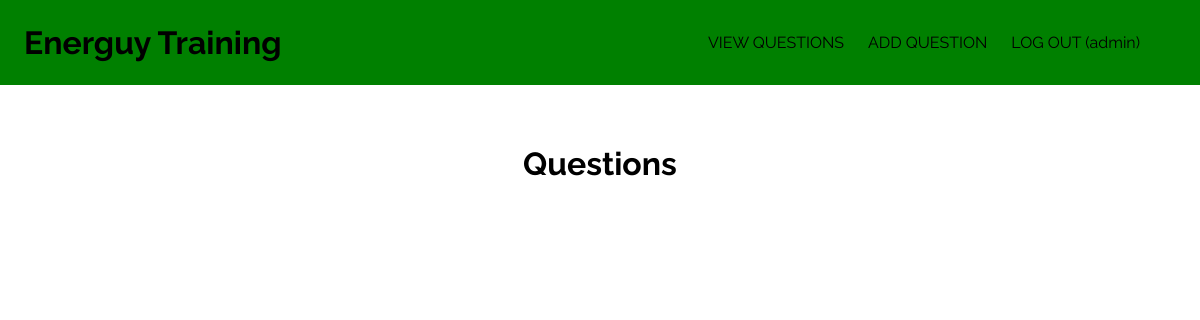
The page /questions (signed in) on the database as committed earlier.
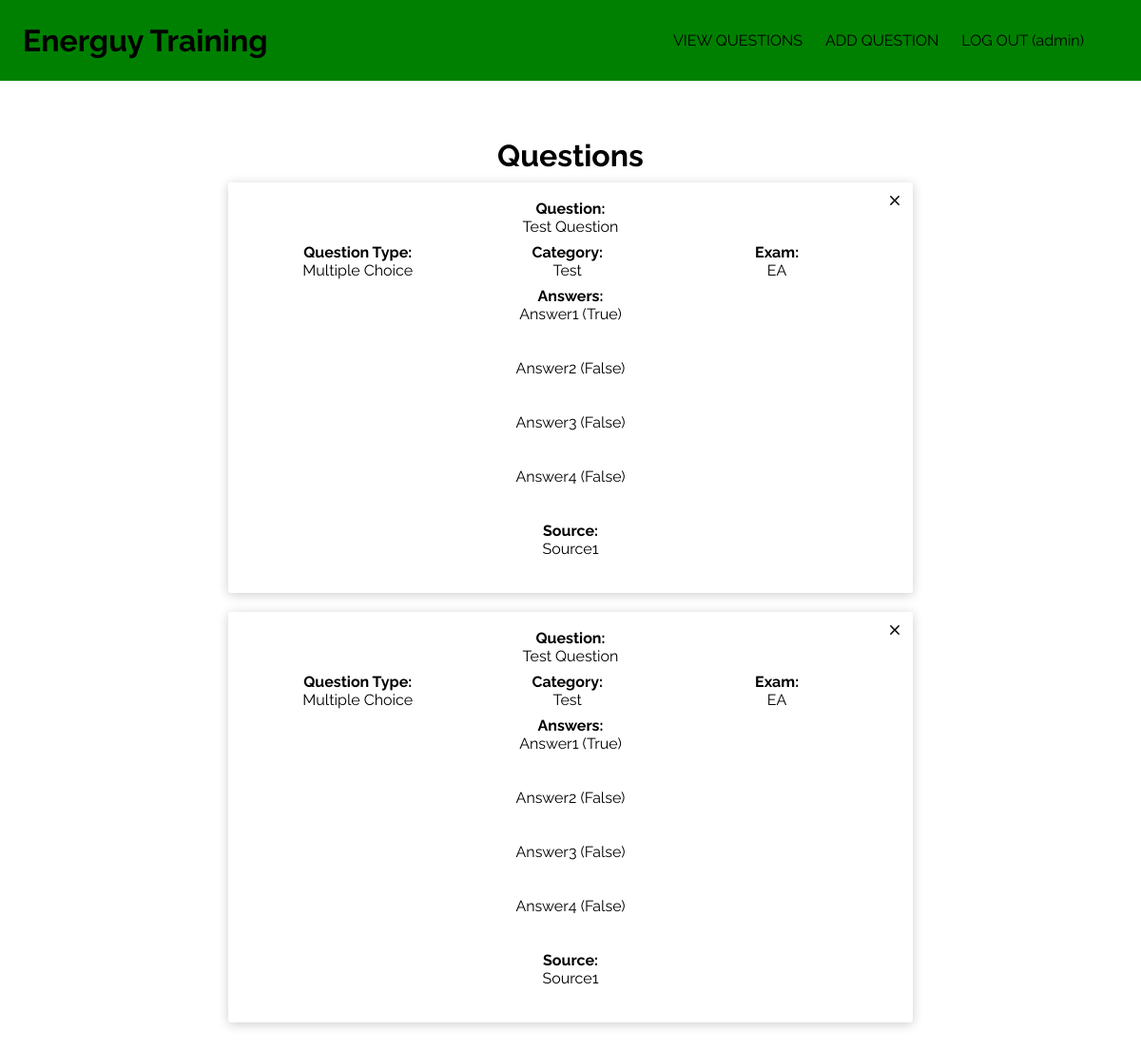
The same page on the database as committed later.
### package/models.py (models this page shows, shortened)
class User(db.Model, UserMixin):
  __tablename__ = 'Users'
  id = db.Column(db.Integer, primary_key=True)
  username = db.Column(db.String(1000), unique=True, nullable=False)
  password = db.Column(db.String(1000), nullable=False)

class Question(db.Model):
  __tablename__ = 'Questions'
  id = db.Column(db.Integer, primary_key=True)
  exam = db.Column(db.String(1000), nullable=False)
  category = db.Column(db.String(1000), nullable=False)
  question = db.Column(db.String(1000), nullable=False)
  question_type = db.Column(db.String(1000), nullable=False)
  question_image = db.Column(db.String(1000), nullable=True)
  answer_1 = db.Column(db.String(2000), nullable=False)
  answer_2 = db.Column(db.String(2000), nullable=False)
  answer_3 = db.Column(db.String(2000), nullable=False)
  answer_4 = db.Column(db.String(2000), nullable=False)
  answers = db.Column(db.String(12000), nullable=False)
  source = db.Column(db.String(1000), nullable=False)

### package/routes.py (the view)
@app.route('/questions', methods=['GET', 'POST'])
@login_required
def questions():
  questions = Question.query.all()
  return render_template('questions.html', title = 'Questions', questions=questions)

### package/__init__.py (called while the page is built)
@login_manager.user_loader
def load_user(user_id):
  return User.query.get(int(user_id))

### package/templates/questions.html (shortened to what this page needs)
{% extends 'base.html' %}
{% block content %}
  <h1>Questions</h1>
  {% for question in questions %}
    <div class="card">
      <div class="questions">
        <div>
          <h4>Question:</h4>
          <p>{{ question.question }}</p>
        </div>
        <div class="types">
          <div>
            <h4>Question Type:</h4>
            <p>{{ question.question_type }}</p>
          </div>
          <div>
            <h4>Category:</h4>
            <p>{{ question.category }}</p>
          </div>
          <div>
            <h4>Exam:</h4>
            <p>{{ question.exam}}</p>
          </div>
        </div>
      </div>
      <div class="answers">
        <h4>Answers:</h4>
        <p>{{ question.answer_1 }}</p><br><p>{{ question.correct_1 }}</p><br>
        <p>{{ question.answer_2 }}</p><br><p>{{ question.correct_2 }}</p><br>
        <p>{{ question.answer_3 }}</p><br><p>{{ question.correct_3 }}</p><br>
        <p>{{ question.answer_4 }}</p><br><p>{{ question.correct_4 }}</p><br>
        <h4>Source:</h4>
        <p>{{ question.source }}</p>
        <br>
      </div>
      <a class="close" href="/delete/{{ question.id }}">
        <img src="{{ url_for('static', filename='icons/close.svg') }}">
      </a>
    </div>
  {% endfor %}
{% endblock content %}

### package/templates/base.html (shortened to what this page needs)
<!DOCTYPE html>
<html>
  <head>
    <link rel='stylesheet' type='text/css' href="{{ url_for('static', filename='style.css') }}">
  </head>
  <body>
    <header>
      <div class="logo">
        <a href="{{ url_for('home') }}">
          <h1>Energuy Training</h1>
        </a>
      </div>
      <div class="nav">
        <ul>
          <a href="{{ url_for('questions') }}">
            VIEW QUESTIONS
          </a>
          <a href="{{ url_for('add_question') }}">
            ADD QUESTION
          </a>
          {% if current_user.is_authenticated %}
            <a href="{{ url_for('logout') }}">
              LOG OUT ({{ current_user.username }})
            </a>
          {% else %}
            <a href="{{ url_for('login') }}">
              LOG IN
            </a>
          {% endif %}
        </ul>
      </div class="nav">
    </header>
    <div class="container">
      {% block content %}
      {% endblock %}
    </div>
  </body>
</html>

### package/static/style.css (style rules this page uses)
* { padding: 0; margin: 0; box-sizing: border-box; font-family: 'Raleway', sans-serif; text-align: center; }
header { background-color: green; display: flexbox; justify-content: center; }
header h1 { text-align: center; padding: 2vw 0; }
header div { padding: 0 2vw; }
header .nav { width: 100vw; display: flex; justify-content: center; align-items: center; }
header ul { text-align: center; }
header ul a { display: block; padding: 1vh; }
header a { color: black; text-decoration: none; }
.container { margin: 5vw; }
.container h1 { margin-bottom: 10px; }
.card { position: relative; padding: 10px; background-color: white; border-radius: 3px; box-shadow: 0 2px 12px 0 rgba(0,0,0,0.2); margin-bottom: 20px; }
.card div { margin: 1vh; }
.questions { margin-top: 5vh; }
.types { display: flex; justify-content: left; }
.types div { width: 33%; margin: 0; }
.close { position: absolute; top: 10px; right: 10px; }
@media only screen and (min-width: 720px) { header { position: relative; display: flex; justify-content: initial; align-items: center; } }
@media only screen and (min-width: 720px) { header h1 { text-align: left; } }
@media only screen and (min-width: 720px) { header .nav { position: absolute; height: 100%; right: 2vw; } }
@media only screen and (min-width: 720px) { header ul { display: flex; position: relative; align-items: center; height: 100%; } }
@media only screen and (min-width: 720px) { header ul a { display: inline-flex; padding: 0 1vw; height: 100%; align-items: center; } }
@media only screen and (min-width: 720px) { header .nav { width: auto; } }
@media only screen and (min-width: 720px) { .container { margin: 5vw 20vw; } }

Rows that differ between the two databases and show on the page:
added Question: question "Test Question", question_type "Multiple Choice", category "Test", exam "EA", answer_1 "Answer1 (True)", answer_2 "Answer2 (False)", answer_3 "Answer3 (False)", answer_4 "Answer4 (False)", source "Source1"
added Question: question "Test Question", question_type "Multiple Choice", category "Test", exam "EA", answer_1 "Answer1 (True)", answer_2 "Answer2 (False)", answer_3 "Answer3 (False)", answer_4 "Answer4 (False)", source "Source1"
